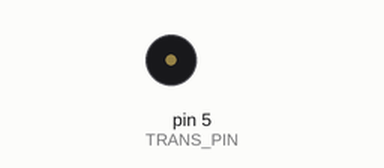
Simulated run of this sketch. Board: Arduino Uno, built with avr-gcc and run on an emulated ATmega328P. On the bench: buzzer (waves = sounding). What the sketch prints to the serial monitor is not drawn.

Above: at 0.07 s.
Timing chart, 0 to 3.0 s (numbered marks = the images above):
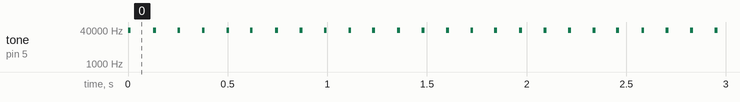

The sketch:

transmit.ino
```cpp
// (licence header left out)
const int TRANS_PIN = 5; // Must be PWM (X~) Pin
const int TRANS_FREQ = 40000; // 40kHz

void setup() {
  Serial.begin(9600);

  pinMode(TRANS_PIN, OUTPUT);
}

void loop() {
  transmitString("Hello");
}

void transmit(byte code) {
  sendTone(10); // Initiates Reading

  for(int i = 0; i < 8; i++) {
    if(bitRead(code, 7-i)) {
      sendTone(2);
    } else {
      sendTone(4);
    }

    delay(11); // Seperates bits
  }

}

void transmitString(String toTrans) {
  for(int i = 0; i < toTrans.length(); i++) {
    unsigned char letter = toTrans.charAt(i);

    Serial.println(letter);
    transmit(letter);
  }
}

void sendTone(int duration) {
  tone(TRANS_PIN, TRANS_FREQ);
  delay(duration);
  noTone(TRANS_PIN);
}
```

Measured:
- by itself, tone on pin 5 (TRANS_PIN): alternates 40000 Hz for 0.01 s and silent for 0.11 s
